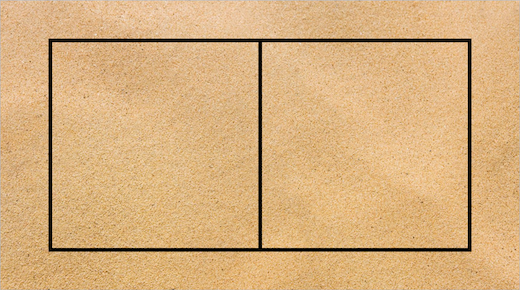
#> input picture assets/court_sand.png, 520 x 290 px
$ python -i tracker.py   (imports and definitions only)   (older library calls are emulated)
#> lines starting #> are read from the running program, lines starting #| are printed output that depends on the picture; after the words box and inside, x2 and y2 are one past the last pixel; in counts of white or black regions, pixels touching at a corner belong together
# import the necessary packages
import numpy as np
import cv2
from math import ceil, fabs
import utils
import imutils

class Tracker:
	image = None
	roi = None
	hsv_roi = None
	mask = None
	roi_hist = None

	r, h, c, w = 150, 20, 450, 30
	box_x = 10
	box_y = 10

	# Setup the termination criteria, either 10 iteration or move by atleast 1 pt
	term_crit = (cv2.TERM_CRITERIA_EPS | cv2.TERM_CRITERIA_COUNT, 10, 1)
	track_window = (c, r, w, h)
	manual_tracking = False

	def __init__(self, delta_x=10, delta_y=50):
		self.delta_x = delta_x
		self.delta_y = delta_y

	# [5 lines left out: function mouseEventCallback, not called in this run]

	def set_track_window(self, track_window):
		self.track_window = track_window

	# [9 lines left out: function set_roi, not called in this run]

	def draw_contours(self, image):
		gray = cv2.cvtColor(image,cv2.COLOR_BGR2GRAY)
		ret,thresh = cv2.threshold(gray, 127, 255, 0)
		_, contours, hierarchy = cv2.findContours(thresh, cv2.RETR_TREE, cv2.CHAIN_APPROX_SIMPLE)

		# filter out contours of small size, which are likely to be noise
		filtered_contours = []
		for contour in contours:
			# Remove contours on sand
			if cv2.contourArea(contour) > 50 and cv2.contourArea(contour) < 1000:
				filtered_contours.append(contour)
		cv2.drawContours(image, filtered_contours, -1, (0,255,0), 3)
		cv2.imshow("contours", image)

		return image

	# [28 lines left out: functions setup_mean_shift, init, not called in this run]

	def mean_shift(self, original_image):
		self.image = original_image.copy()
		# preprocess image
		_, image = cv2.threshold(original_image, 155, 255, cv2.THRESH_BINARY)
		self.draw_contours(image)

		# calculate back project
		hsv = cv2.cvtColor(image, cv2.COLOR_BGR2HSV)
		dst = cv2.calcBackProject([hsv], [0], self.roi_hist, [0, 180], 1)

		# apply meanshift to get the new location
		ret, self.track_window = cv2.meanShift(dst, self.track_window, self.term_crit)

		self.draw_dst(dst)
		(res_image, x, y) = self.draw_image(self.image)

		cv2.setMouseCallback("image", self.mouseEventCallback)
		key = cv2.waitKey()

		if self.manual_tracking == True:
			self.setup_mean_shift(image)
			self.manual_tracking = False
			return self.mean_shift(original_image)

		return key, (x, y)

	# [16 lines left out: functions draw_image, draw_dst, not called in this run]

>>> import cv2
>>> picture = cv2.imread('assets/court_sand.png')
#> picture is the input picture: shape (290, 520, 3); mean B, G, R 126.1, 176, 215.4
>>> result = Tracker().mean_shift(picture)
#> in mean_shift, `_, image = cv2.threshold(original_image, 155, 255, cv2.THRESH_BINARY)`:
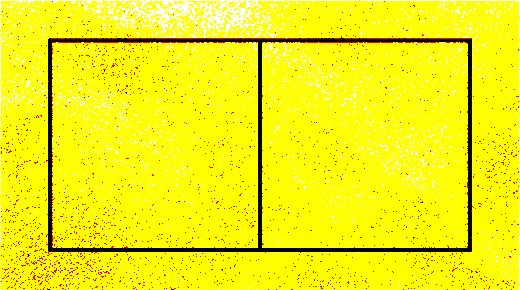
#> image: shape (290, 520, 3); mean B, G, R 15.5, 239.4, 245.7
#> in draw_contours, `gray = cv2.cvtColor(image,cv2.COLOR_BGR2GRAY)`:
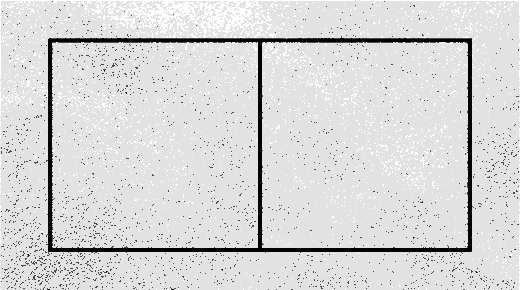
#> gray: shape (290, 520); min 0, max 255, mean 215.8
#> in draw_contours, `ret,thresh = cv2.threshold(gray, 127, 255, 0)`:
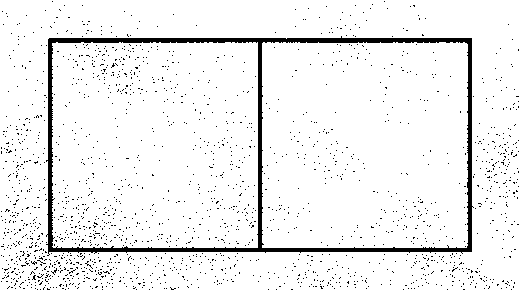
#> thresh: shape (290, 520); 93.9% white; 1927 black regions (1926 under 20 px)
#> in draw_contours, `_, contours, hierarchy = cv2.findContours(thresh, cv2.RETR_TREE, cv2.C..`: contours = 2139 contours, 2135 with area under 20; largest, box (x1, y1, x2, y2) and area: (0, 0, 520, 290) 149964, (45, 35, 474, 255) 91400, (262, 42, 468, 248) 41796, (52, 42, 258, 248) 41760
#> the loop in draw_contours, `for contour in contours:` made 2139 passes
#> contour on passes 2 to 4: [[500, 288], [501, 287], [502, 288], [501, 289]], [[487, 288], [488, 287], [489, 288], [488, 289]], [[483, 288], [484, 287], [485, 288], [484, 289]]
#> after the loop in draw_contours, `for contour in contours:`: filtered_contours = []
#> in mean_shift, `hsv = cv2.cvtColor(image, cv2.COLOR_BGR2HSV)`: hsv: shape (290, 520, 3); mean H, S, V 26.3, 230.1, 245.7
#> (the run stopped early here; a loop or call above may not have finished)
